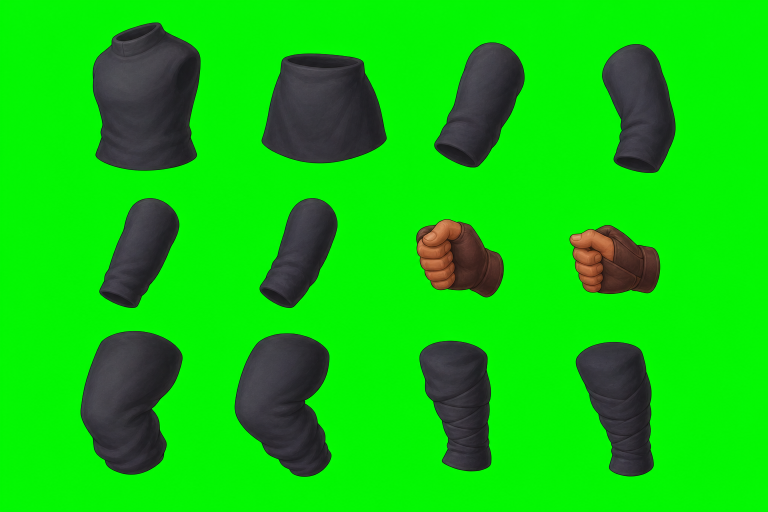
#> input picture source_assets/monsters/generated_parts/thief_raider_v12/01_imagegen_boards/focused_body_parts_candidate_v02_chroma.png, 1536 x 1024 px, given in place of underbody_context_candidate_v03_alpha.png, which was not available (shown at 1/2 size)
$ python build_underbody_segmentation_v03.py
#> lines starting #> are read from the running program, lines starting #| are printed output that depends on the picture; after the words box and inside, x2 and y2 are one past the last pixel; in counts of white or black regions, pixels touching at a corner belong together; pictures that were not available may be replaced by others from this repository, and a replacement may not be noted
#> in main, `foreground = source[:, :, 3] > 0`: foreground: shape (1024, 1536) bool; every value is 1
#!/usr/bin/env python3
"""Split the intact generated underbody into semantic one-bone attachments.

The source remains an intact painted character while ownership masks partition
its visible pixels.  Each exported attachment also receives opaque neighboring
pixels as hidden underlap.  This avoids both rectangular crops and hollow
garment ends while preserving an exact static reconstruction.
"""

from __future__ import annotations

import json
from pathlib import Path

import cv2
import numpy as np
from PIL import Image, ImageDraw, ImageFont

from extract_semantic_parts_v01 import sha256


HERE = Path(__file__).resolve().parent
ROOT = HERE / "02_semantic_parts" / "underbody_context_v03"
SOURCE = ROOT / "underbody_context_candidate_v03_alpha.png"
OUT = ROOT / "segmentation_v01"

WIDTH, HEIGHT = 1536, 1024

# Bind-pose bone segments in source-canvas coordinates.  The segment endpoints
# are later reused as pivots for the rig prototype.
BONES = [
    {"name": "hooded_head", "a": (630, 250), "b": (650, 390), "underlap": 26},
    {"name": "torso", "a": (760, 330), "b": (795, 595), "underlap": 60},
    {"name": "pelvis", "a": (760, 575), "b": (825, 650), "underlap": 55},
    {"name": "near_upper_arm", "a": (655, 395), "b": (570, 545), "underlap": 48},
    {"name": "near_forearm", "a": (570, 545), "b": (465, 690), "underlap": 42},
    {"name": "near_hand", "a": (465, 690), "b": (430, 735), "underlap": 18},
    {"name": "far_upper_arm", "a": (820, 300), "b": (950, 405), "underlap": 42},
    {"name": "far_forearm", "a": (950, 405), "b": (855, 465), "underlap": 40},
    {"name": "far_hand", "a": (855, 465), "b": (800, 445), "underlap": 18},
    {"name": "near_thigh", "a": (730, 620), "b": (655, 715), "underlap": 42},
    {"name": "near_boot", "a": (655, 715), "b": (690, 830), "underlap": 34},
    {"name": "far_thigh", "a": (865, 620), "b": (980, 715), "underlap": 42},
    {"name": "far_boot", "a": (980, 715), "b": (1070, 820), "underlap": 34},
]

# Region penalties keep nearby bent limbs from stealing torso/leg pixels.
BOUNDS = {
    "hooded_head": (475, 120, 785, 465),
    "torso": (560, 230, 1025, 700),
    "pelvis": (570, 510, 1030, 720),
    "near_upper_arm": (500, 330, 730, 625),
    "near_forearm": (390, 470, 635, 735),
    "near_hand": (382, 660, 502, 790),
    "far_upper_arm": (735, 230, 1025, 495),
    "far_forearm": (780, 340, 1030, 550),
    "far_hand": (748, 388, 865, 515),
    "near_thigh": (555, 540, 830, 780),
    "near_boot": (550, 680, 805, 900),
    "far_thigh": (770, 530, 1050, 800),
    "far_boot": (900, 650, 1165, 900),
}

DRAW_ORDER = [
    "far_boot",
    "far_thigh",
    "near_boot",
    "near_thigh",
    "far_upper_arm",
    "near_upper_arm",
    "pelvis",
    "torso",
    "far_forearm",
    "far_hand",
    "near_forearm",
    "near_hand",
    "hooded_head",
]

NEIGHBORS = {
    "hooded_head": {"torso", "near_upper_arm", "far_upper_arm"},
    "torso": {"hooded_head", "pelvis", "near_upper_arm", "far_upper_arm", "far_forearm"},
    "pelvis": {"torso", "near_thigh", "far_thigh"},
    "near_upper_arm": {"torso", "near_forearm"},
    "near_forearm": {"near_upper_arm", "near_hand"},
    "near_hand": {"near_forearm"},
    "far_upper_arm": {"torso", "far_forearm"},
    "far_forearm": {"far_upper_arm", "torso", "far_hand"},
    "far_hand": {"far_forearm", "torso"},
    "near_thigh": {"pelvis", "near_boot"},
    "near_boot": {"near_thigh"},
    "far_thigh": {"pelvis", "far_boot"},
    "far_boot": {"far_thigh"},
}

FORCED_POLYGONS = {
    "hooded_head": [(500, 275), (526, 225), (620, 145), (735, 145), (758, 240), (760, 320), (720, 430), (650, 447), (530, 405), (500, 350)],
}

PALETTE = [
    (236, 86, 94), (77, 181, 255), (245, 189, 72), (119, 214, 123),
    (179, 118, 255), (255, 143, 71), (72, 221, 210), (238, 105, 186),
    (165, 205, 76), (92, 132, 238), (224, 154, 112), (87, 196, 156),
    (210, 103, 240),
]


def distance_to_segment(xx: np.ndarray, yy: np.ndarray, a: tuple[int, int], b: tuple[int, int]) -> np.ndarray:
    ax, ay = map(float, a)
    bx, by = map(float, b)
    vx, vy = bx - ax, by - ay
    denom = max(1.0, vx * vx + vy * vy)
    t = np.clip(((xx - ax) * vx + (yy - ay) * vy) / denom, 0.0, 1.0)
    px, py = ax + t * vx, ay + t * vy
    return np.hypot(xx - px, yy - py)


def make_ownership(source: np.ndarray, foreground: np.ndarray) -> np.ndarray:
    yy, xx = np.mgrid[0:HEIGHT, 0:WIDTH].astype(np.float32)
    scores = []
    for index, bone in enumerate(BONES):
        score = distance_to_segment(xx, yy, bone["a"], bone["b"])
        x0, y0, x1, y1 = BOUNDS[bone["name"]]
        outside = (xx < x0) | (xx >= x1) | (yy < y0) | (yy >= y1)
        score = score + outside.astype(np.float32) * 5000.0
        # Small deterministic tie bias keeps ownership stable across platforms.
        score += index * 0.0001
        scores.append(score)
    stacked = np.stack(scores, axis=0)
    owner = np.argmin(stacked, axis=0).astype(np.int16)
    owner[~foreground] = -1
    by_name = {bone["name"]: index for index, bone in enumerate(BONES)}
    for name, points in FORCED_POLYGONS.items():
        forced = np.zeros((HEIGHT, WIDTH), dtype=np.uint8)
        cv2.fillPoly(forced, [np.asarray(points, dtype=np.int32)], 1)
        owner[(forced > 0) & foreground] = by_name[name]
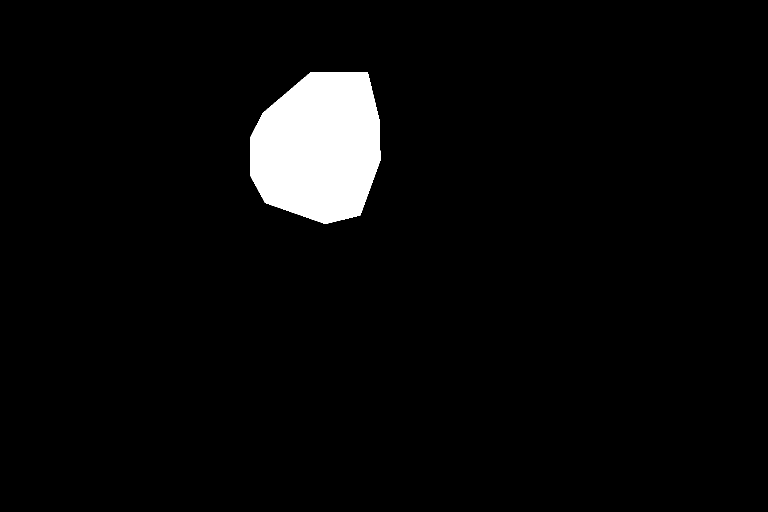
#> forced: shape (1024, 1536) (shown at 1/2 size); values 0 (black) and 1 (white), 4% white; 1 white region, box (x1, y1, x2, y2) and area: (500, 145, 761, 448) 63017
    # Hands are selected from their actual warm skin pixels plus a narrow cuff
    # halo.  Pure nearest-bone ownership otherwise steals a large patch of the
    # adjacent torso because the far fist rests directly on the chest.
    rgb = source[:, :, :3].astype(np.int16)
    skin = (
        (rgb[:, :, 0] > 80)
        & ((rgb[:, :, 0] - rgb[:, :, 1]) > 12)
        & ((rgb[:, :, 1] - rgb[:, :, 2]) > 4)
        & foreground
    )
#> skin: shape (1024, 1536) bool; 1.4% white; 43 white regions (31 under 20 px), largest, box (x1, y1, x2, y2) and area: (834, 439, 969, 579) 9847, (1140, 459, 1271, 584) 7380, (1193, 451, 1284, 515) 1161
    hand_specs = [
        ("near_hand", "near_forearm", (382, 660, 502, 790)),
        ("far_hand", "far_forearm", (748, 388, 865, 515)),
    ]
    for hand_name, parent_name, (x0, y0, x1, y1) in hand_specs:
        bounded_skin = np.zeros_like(foreground)
        bounded_skin[y0:y1, x0:x1] = skin[y0:y1, x0:x1]
        halo = cv2.dilate(
            bounded_skin.astype(np.uint8),
            cv2.getStructuringElement(cv2.MORPH_ELLIPSE, (17, 17)),
            iterations=1,
        ).astype(bool)
        halo &= foreground
        hand_id, parent_id = by_name[hand_name], by_name[parent_name]
        owner[(owner == hand_id) & ~halo] = parent_id
        owner[halo] = hand_id
#> bounded_skin: shape (1024, 1536) bool; 0.1% white; 2 white regions (1 under 20 px), largest, box (x1, y1, x2, y2) and area: (834, 452, 865, 515) 1589
#> owner: shape (1024, 1536) int16; min 0, max 12, mean 5.88
    # Replace the near shoulder's irregular Voronoi wedge with a clean capsule
    # following the actual upper-arm bone.  Its elbow cut is perpendicular to
    # the upper-arm axis, which prevents a triangular cloth spike after rotation.
    near_upper_id = by_name["near_upper_arm"]
    torso_id = by_name["torso"]
    near_forearm_id = by_name["near_forearm"]
    upper_a = np.asarray([655.0, 395.0], dtype=np.float32)
#> upper_a = [655, 395]
    upper_b = np.asarray([570.0, 545.0], dtype=np.float32)
#> upper_b = [570, 545]
    upper_vector = upper_b - upper_a
#> upper_vector = [-85, 150]
    upper_distance = distance_to_segment(xx, yy, tuple(upper_a), tuple(upper_b))
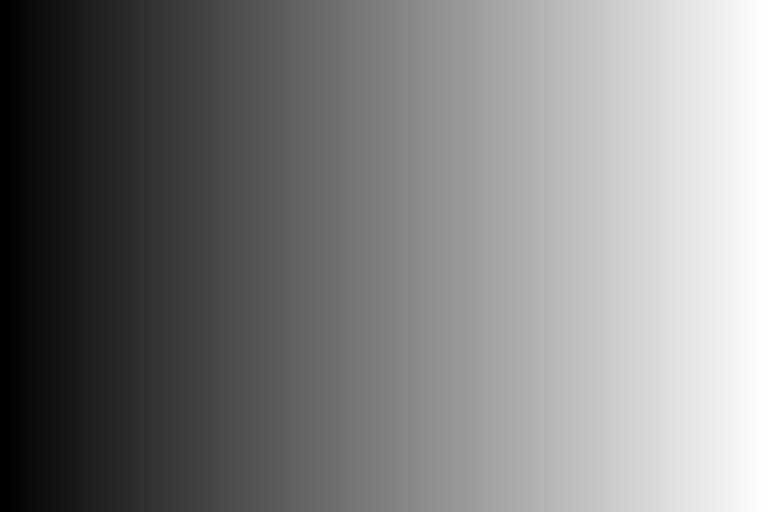
#> xx: shape (1024, 1536) float32 (shown at 1/2 size); min 0, max 1535, mean 767.5; drawn with min black and max white
    shoulder_side = (xx - upper_a[0]) * upper_vector[0] + (yy - upper_a[1]) * upper_vector[1]
    elbow_side = (xx - upper_b[0]) * upper_vector[0] + (yy - upper_b[1]) * upper_vector[1]
    clean_upper = (
        (upper_distance <= 82.0)
        & (shoulder_side >= 0.0)
        & (elbow_side <= 0.0)
        & (yy >= 385.0)
        & foreground
    )
#> clean_upper: shape (1024, 1536) bool; 1.7% white; 1 white region, box (x1, y1, x2, y2) and area: (499, 385, 727, 586) 27235
    old_upper_outside = (owner == near_upper_id) & ~clean_upper
#> old_upper_outside: shape (1024, 1536) bool; 1.2% white; 3 white regions (1 under 20 px), largest, box (x1, y1, x2, y2) and area: (220, 320, 551, 501) 18117, (575, 488, 698, 602) 1217
    owner[old_upper_outside & (yy < 520.0)] = torso_id
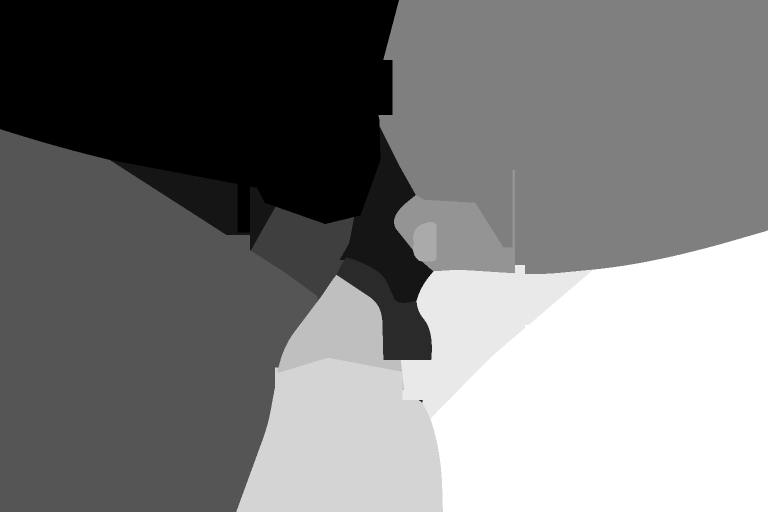
#> owner: shape (1024, 1536) int16 (shown at 1/2 size); min 0, max 12, mean 5.85; drawn with min black and max white
    owner[old_upper_outside & (yy >= 520.0)] = near_forearm_id
#> owner: shape (1024, 1536) int16; 0.06% of pixels changed, all inside (x1, y1, x2, y2) = (573, 520, 689, 602)
    claimable = np.isin(owner, [torso_id, near_upper_id, near_forearm_id])
#> claimable: shape (1024, 1536) bool; 27% white; 1 white region, box (x1, y1, x2, y2) and area: (0, 253, 867, 1024) 424445
    owner[clean_upper & claimable] = near_upper_id
#> owner: shape (1024, 1536) int16; min 0, max 12, mean 5.85
    # Voronoi ownership can leave tiny detached islands on a nearby fold.  A
    # rigid bone attachment must remain one semantic body piece, so reassign all
    # but the largest connected component to the next-best bone score.
    for _ in range(2):
        for part_id in range(len(BONES)):
            part_mask = owner == part_id
            count, labels, stats, _ = cv2.connectedComponentsWithStats(part_mask.astype(np.uint8), connectivity=8)
            if count <= 2:
                continue
            largest = 1 + int(np.argmax(stats[1:, cv2.CC_STAT_AREA]))
            detached = part_mask & (labels != largest)
            if not np.any(detached):
                continue
            candidate_scores = stacked[:, detached].copy()
            candidate_scores[part_id, :] = np.inf
            owner[detached] = np.argmin(candidate_scores, axis=0).astype(np.int16)
#> owner: shape (1024, 1536) int16; min 0, max 12, mean 5.88
    # The near shoulder has one tiny Voronoi island near the tunic hem that can
    # oscillate between arm and torso during the generic cleanup above.  Resolve
    # that last ambiguity explicitly so the arm texture is a single component.
    near_upper_id = by_name["near_upper_arm"]
    near_upper_mask = owner == near_upper_id
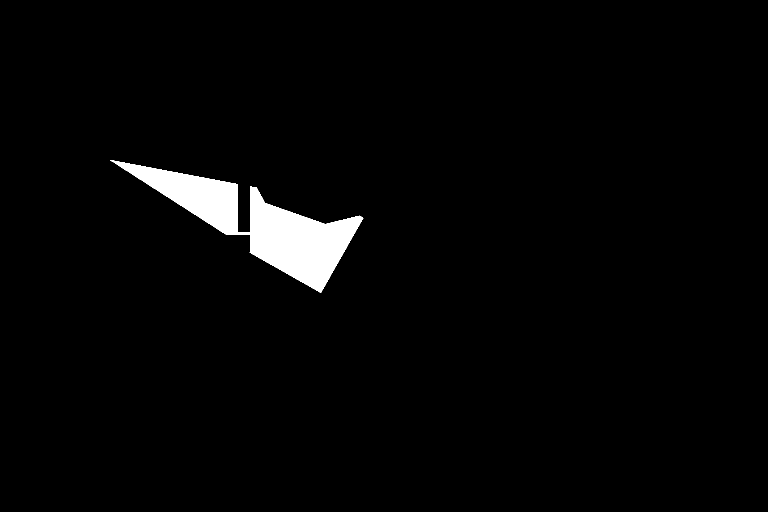
#> near_upper_mask: shape (1024, 1536) bool (shown at 1/2 size); 2.5% white; 1 white region, box (x1, y1, x2, y2) and area: (220, 320, 727, 586) 39209
    count, labels, stats, _ = cv2.connectedComponentsWithStats(near_upper_mask.astype(np.uint8), connectivity=8)
#> count = 2; stats = [[0, 0, 1536, 1024, 1533655], [220, 320, 507, 266, 39209]]
    if count > 2:
        largest = 1 + int(np.argmax(stats[1:, cv2.CC_STAT_AREA]))
        owner[near_upper_mask & (labels != largest)] = by_name["torso"]
    return owner


def crop_attachment(source: np.ndarray, mask: np.ndarray, padding: int = 12) -> tuple[np.ndarray, list[int]]:
    ys, xs = np.where(mask)
    if not len(xs):
        raise RuntimeError("empty attachment")
    x0, y0 = max(0, int(xs.min()) - padding), max(0, int(ys.min()) - padding)
    x1, y1 = min(WIDTH, int(xs.max()) + 1 + padding), min(HEIGHT, int(ys.max()) + 1 + padding)
    crop = source[y0:y1, x0:x1].copy()
    crop_mask = mask[y0:y1, x0:x1]
    crop[~crop_mask] = 0
    return crop, [x0, y0, x1, y1]


def keep_components_touching_visible(attachment: np.ndarray, visible: np.ndarray) -> np.ndarray:
    """Discard detached dilation islands that would float with the wrong bone."""
    count, labels = cv2.connectedComponents(attachment.astype(np.uint8), connectivity=8)
    keep = np.zeros_like(attachment)
    for component_id in range(1, count):
        component = labels == component_id
        if np.any(component & visible):
            keep |= component
    return keep


# [43 lines left out: functions compose, make_review, not called in this run]


def main() -> None:
    OUT.mkdir(parents=True, exist_ok=True)
    source = np.asarray(Image.open(SOURCE).convert("RGBA"), dtype=np.uint8)
    # Preserve every antialias sample in exactly one visible owner.  A higher
    # threshold is useful for visual bounds, but would discard faint edge pixels
    # and make an exact RGBA bind reconstruction impossible.
    foreground = source[:, :, 3] > 0
    owner = make_ownership(source, foreground)
    if int((owner < 0).sum()) != int((~foreground).sum()):
        raise RuntimeError("foreground ownership incomplete")

    # Duplicate only mathematically opaque pixels.  Re-compositing a 250-alpha
    # antialiased edge would increase its alpha and break exact reconstruction.
    opaque = source[:, :, 3] == 255
    # The far fist rests on the chest.  Generate a hidden cloth plate beneath it
    # from neighboring torso pixels; copying the fist into the torso attachment
    # would create a second hand when the wrist moves.
    by_name = {bone["name"]: index for index, bone in enumerate(BONES)}
    far_hand_region = owner == by_name["far_hand"]
    fill_mask = cv2.dilate(far_hand_region.astype(np.uint8), np.ones((5, 5), np.uint8), iterations=1) * 255
#> fill_mask: shape (1024, 1536); 0.24% white; 1 white region, box (x1, y1, x2, y2) and area: (824, 442, 875, 525) 3825
    torso_source = source.copy()
    inpainted = cv2.inpaint(source[:, :, :3], fill_mask, 15.0, cv2.INPAINT_TELEA)
    torso_source[:, :, :3][fill_mask > 0] = inpainted[fill_mask > 0]
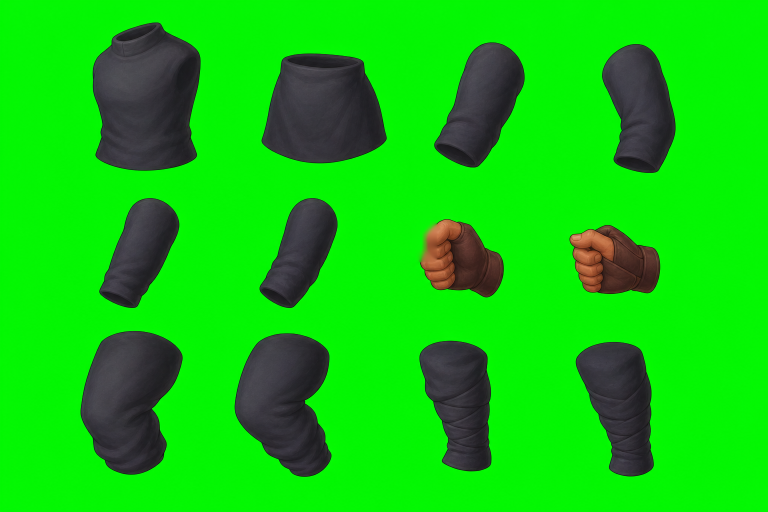
#> torso_source: shape (1024, 1536, 4) (shown at 1/2 size); mean R, G, B, A 15.7, 201.5, 14.4, 255
    records = []
    yy, xx = np.mgrid[0:HEIGHT, 0:WIDTH].astype(np.float32)
    underlap_radius = {
        "near_upper_arm": 105.0,
        "near_forearm": 92.0,
        "near_hand": 82.0,
        "far_upper_arm": 135.0,
        "far_forearm": 118.0,
        "far_hand": 92.0,
        "near_thigh": 145.0,
        "near_boot": 125.0,
        "far_thigh": 155.0,
        "far_boot": 135.0,
    }
    for index, bone in enumerate(BONES):
        visible = owner == index
        kernel = cv2.getStructuringElement(cv2.MORPH_ELLIPSE, (bone["underlap"] * 2 + 1, bone["underlap"] * 2 + 1))
        expanded = cv2.dilate(visible.astype(np.uint8), kernel, iterations=1).astype(bool)
        allowed_names = {bone["name"], *NEIGHBORS[bone["name"]]}
        allowed_ids = [i for i, candidate in enumerate(BONES) if candidate["name"] in allowed_names]
        adjacent_owner = np.isin(owner, allowed_ids)
        attachment = visible | (expanded & opaque & adjacent_owner)
        if bone["name"] in underlap_radius:
            tube = distance_to_segment(xx, yy, bone["a"], bone["b"]) <= underlap_radius[bone["name"]]
            attachment = visible | (attachment & tube)
        hidden_fill = np.zeros_like(visible)
        part_source = source
        if bone["name"] == "torso":
            hidden_fill = far_hand_region & opaque
            attachment |= hidden_fill
            part_source = torso_source
        attachment = keep_components_touching_visible(attachment, visible)
        visible_crop, bbox = crop_attachment(source, visible)
        attachment_crop, attachment_bbox = crop_attachment(source, attachment)
        # Use a shared bbox so placement and later Spine offsets remain simple.
        x0 = min(bbox[0], attachment_bbox[0]); y0 = min(bbox[1], attachment_bbox[1])
        x1 = max(bbox[2], attachment_bbox[2]); y1 = max(bbox[3], attachment_bbox[3])
        full_visible = source[y0:y1, x0:x1].copy(); full_visible[~visible[y0:y1, x0:x1]] = 0
        full_attachment = part_source[y0:y1, x0:x1].copy(); full_attachment[~attachment[y0:y1, x0:x1]] = 0
        visible_file = f"{index:02d}_{bone['name']}_visible.png"
        attachment_file = f"{index:02d}_{bone['name']}_attachment.png"
        Image.fromarray(full_visible, "RGBA").save(OUT / visible_file)
        Image.fromarray(full_attachment, "RGBA").save(OUT / attachment_file)
        records.append({
            **bone,
            "index": index,
            "visible_file": visible_file,
            "attachment_file": attachment_file,
            "source_bbox": [x0, y0, x1, y1],
            "visible_pixels": int(visible.sum()),
            "attachment_pixels": int(attachment.sum()),
            "underlap_pixels": int((attachment & ~visible).sum()),
            "hidden_fill_pixels": int(hidden_fill.sum()),
            "underlap_px": bone["underlap"],
        })
#> this loop made 6 passes
#> (count in keep_components_touching_visible, x0, y0, x1, y1, bbox) on passes 1 to 4: (2, 0, 0, 836, 502, [0, 0, 810, 477]), (2, 607, 181, 939, 678, [667, 241, 879, 618]), (2, 629, 451, 931, 787, [661, 503, 876, 732]), (2, 208, 308, 772, 639, [208, 308, 739, 598])
#> (count in keep_components_touching_visible, x0, y0, x1, y1) on pass 5: (2, 0, 246, 701, 1024)
#> pass 1, in main, `adjacent_owner = np.isin(owner, allowed_ids)`:
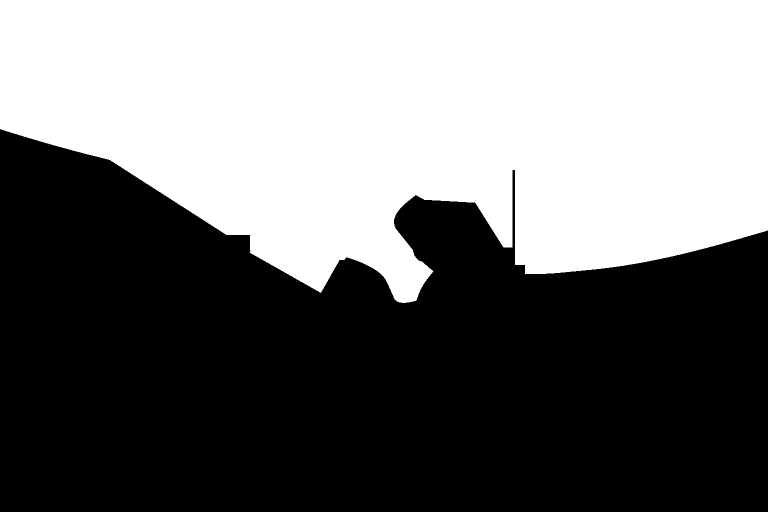
#> adjacent_owner: shape (1024, 1536) bool (shown at 1/2 size); 44.8% white; 1 white region, box (x1, y1, x2, y2) and area: (0, 0, 1536, 606) 704789
#> after the loop:
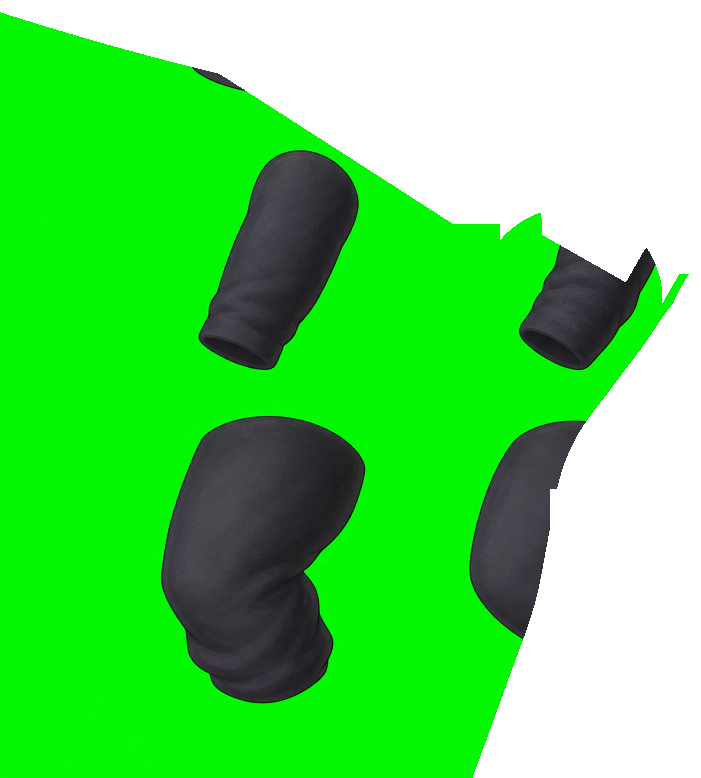
#> full_attachment: shape (778, 701, 4); mean R, G, B, A 10, 136.2, 10.2, 172.4; transparent parts drawn white
#> after the loop, records = 5 items

    reconstruction = compose(source, records)
    Image.fromarray(reconstruction, "RGBA").save(OUT / "bind_reconstruction.png")
    mismatch = int(np.any(reconstruction != source, axis=2).sum())
    uncovered = int((foreground & (reconstruction[:, :, 3] == 0)).sum())
    make_review(source, owner, records)
    report = {
        "schema_version": 1,
        "source_sha256": sha256(SOURCE),
        "status": "semantic_segmentation_visual_review_required",
        "parts": records,
        "draw_order": DRAW_ORDER,
        "foreground_pixels": int(foreground.sum()),
        "uncovered_pixels": uncovered,
        "bind_mismatch_pixels": mismatch,
        "bind_exact_rgba": mismatch == 0,
        "production_rig_allowed": False,
        "shipping_allowed": False,
        "steam_install_allowed": False,
        "next_gate": "ownership_and_joint_underlap_visual_review",
    }
    if uncovered or mismatch:
        raise RuntimeError(report)
    (OUT / "segmentation_review.json").write_text(json.dumps(report, indent=2) + "\n", encoding="utf-8")
    print(json.dumps(report, indent=2))


if __name__ == "__main__":
#> (the run stopped early here; a loop or call above may not have finished)
